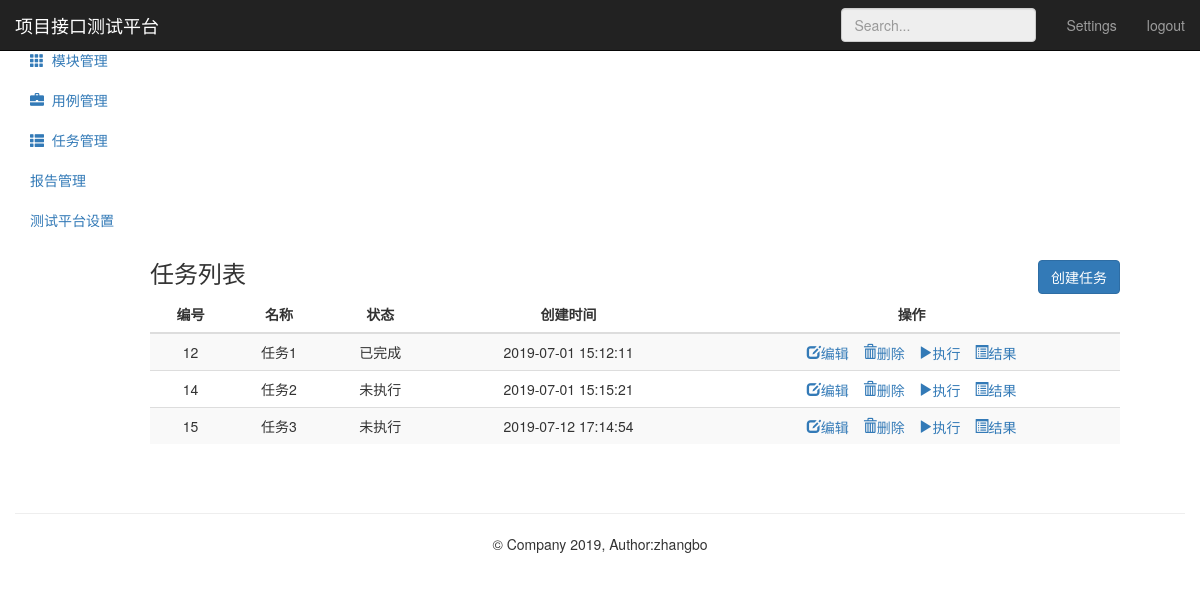
/testtask/, run on an earlier commit of the app's database.
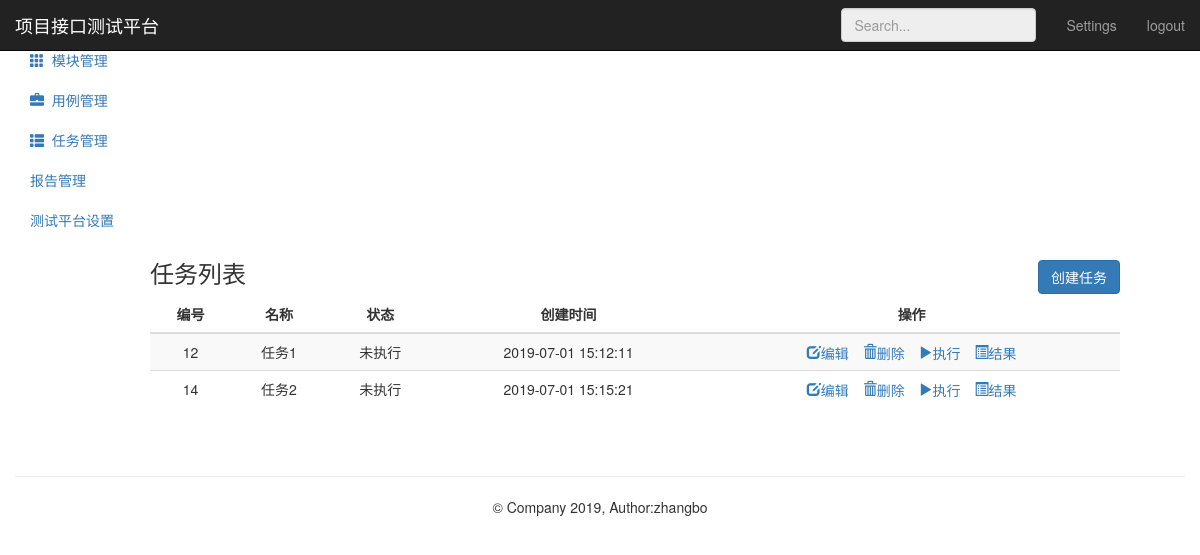
And on a later commit of the database.
### testtask_app/models.py (models this page shows, shortened)
class TestTask(models.Model):
      name = models.CharField("名称",max_length=100,blank=False,default="")
      status = models.IntegerField("状态：",default=0)#未执行0、执行中1、执行成功2、执行失败3
      describe = models.TextField("描述",default="")
      cases = models.TextField("关联用例",default="")
      create_time = models.DateTimeField("创建时间",auto_now_add=True)

### testtask_app/views.py (the view)
# urls.py: path('',views.testtask_manage),
def testtask_manage(request):
    tasks = TestTask.objects.all()
    return render(request,"task_list.html",{"type":"list","tasks":tasks})

### templates/task_list.html (shortened to what the changed rows need)
{% extends "base.html" %}
{% block base %}
<div class="container-fluid">
    <div class="row">
        <div style="margin-left: 135px;" class="col-sm-9 col-sm-offset-3 col-md-10 col-md-offset-2 main">
            {% if type == "list" %}
                <div class="table-responsive op">
                    <table class="table table-striped">
                        <thead>
                            <tr>
                                <th class="op">编号</th>
                                <th class="op">名称</th>
                                <th class="op">状态</th>
                                <th class="op">创建时间</th>
                                <th class="op">操作</th>
                            </tr>
                        </thead>
                        <tbody>
                            {% for task in tasks %}
                            <tr>
                                <td>{{ task.id}}</td>
                                <td>{{ task.name}}</td>
                                {% if task.status == 0 %}
                                    <td>未执行</td>
                                {% elif task.status == 1 %}
                                    <td>执行中</td>
                                {% elif task.status == 2 %}
                                    <td>已完成</td>
                                {% else %}
                                    <td>失败</td>
                                {% endif %}
                                <td>{{ task.create_time | date:"Y-m-d H:i:s" }}</td>
                                <td>
                                    <a href="/testtask/edit_task/{{ task.id }}/">
                                          <i class="glyphicon glyphicon-edit">编辑</i>
                                    </a>
                                    <a href="/testtask/delete_task/{{ task.id }}/" style="margin-left:10px;"
                                              onclick="return del_task()">
                                          <i class="glyphicon glyphicon-trash">删除</i>
                                    </a>
                                    <a href="#" onclick="return RunTask('{{ task.id }}')" style="margin-left:10px;">
                                          <i class="glyphicon glyphicon-play">执行</i>
                                    </a>
                                    <a href="/testtask/result/{{ task.id }}/" style="margin-left:10px;">
                                          <i class="glyphicon glyphicon-list-alt">结果</i>
                                    </a>
                                </td>
                            </tr>
                            {% endfor %}
                        </tbody>
                    </table>
                </div>
            {% endif %}
        </div>
    </div>
</div>
{% endblock %}

What changed in the data, as far as the page shows it:
removed TestTask: id "15", name "任务3", status "未执行", create_time "2019-07-12 17:14:54"
changed TestTask "任务1": status "已完成" → "未执行"
